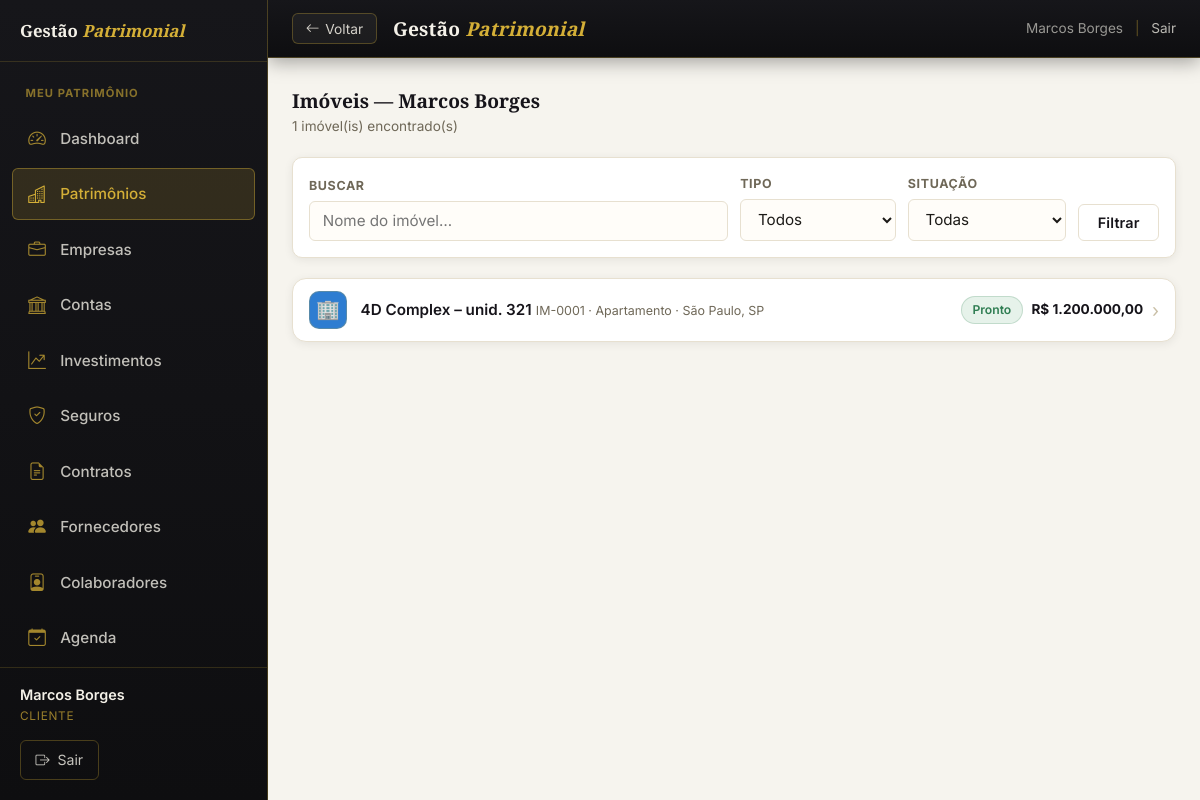
Page /imoveis (signed in) on the committed database.
### tables this page shows
CREATE TABLE IF NOT EXISTS clientes (
  id              INT AUTO_INCREMENT PRIMARY KEY,
  usuario_id      INT NULL,                           
  tipo_pessoa     ENUM('PF','PJ') NOT NULL DEFAULT 'PF',
  nome            VARCHAR(200) NOT NULL,              
  nome_completo   VARCHAR(200) NULL,                  
  apelido         VARCHAR(80)  NULL,
  cpf_cnpj        VARCHAR(18)  NOT NULL,
  rg              VARCHAR(20)  NULL,
  rg_orgao        VARCHAR(30)  NULL,
  rg_uf           VARCHAR(2)   NULL,
  data_nascimento DATE         NULL,
  naturalidade    VARCHAR(80)  NULL,
  nacionalidade   VARCHAR(60)  NULL DEFAULT 'Brasileira',
  estado_civil    ENUM('solteiro','casado','divorciado','viuvo','uniao_estavel','separado') NULL,
  regime_bens     ENUM('comunhao_parcial','comunhao_universal','separacao_total','participacao_final','nao_aplicavel') NULL,
  profissao       VARCHAR(80)  NULL,
  tipo_sanguineo  ENUM('A+','A-','B+','B-','AB+','AB-','O+','O-') NULL,
  nome_pai        VARCHAR(200) NULL,
  nome_mae        VARCHAR(200) NULL,
  cep             VARCHAR(9)   NULL,                  
  logradouro      VARCHAR(200) NULL,
  numero          VARCHAR(20)  NULL,
  complemento     VARCHAR(100) NULL,
  bairro          VARCHAR(100) NULL,
  cidade          VARCHAR(100) NULL,
  uf              VARCHAR(2)   NULL,
  email           VARCHAR(150) NULL,                  
  telefone        VARCHAR(20)  NULL,                  
  tem_testamento  TINYINT(1) NOT NULL DEFAULT 0,
  testamento_obs  TEXT         NULL,
  observacoes     TEXT         NULL,
  ativo           TINYINT(1) NOT NULL DEFAULT 1,
  criado_em       DATETIME NOT NULL DEFAULT CURRENT_TIMESTAMP,
  FOREIGN KEY (usuario_id) REFERENCES usuarios(id) ON DELETE SET NULL
);

CREATE TABLE IF NOT EXISTS imoveis (
  id                    INT AUTO_INCREMENT PRIMARY KEY,
  cliente_id            INT NOT NULL,
  condominio_id         INT NULL,

   
  codigo                VARCHAR(20)  NOT NULL,        
  nome_referencia       VARCHAR(200) NOT NULL,
  tipo                  ENUM('apartamento','casa','sala_comercial','terreno','galpao','loja','hotel','outro') NOT NULL,
  finalidade            ENUM('residencial','comercial','mista','locacao','investimento') NOT NULL,
  situacao              ENUM('pronto','em_construcao','na_planta') NOT NULL DEFAULT 'pronto',

   
  logradouro            VARCHAR(200) NULL,
  numero                VARCHAR(20)  NULL,
  complemento           VARCHAR(100) NULL,
  cep                   VARCHAR(10)  NULL,
  bairro                VARCHAR(100) NULL,
  cidade                VARCHAR(100) NULL,
  estado                CHAR(2)      NULL,
  link_maps             VARCHAR(800) NULL,            
  link_street_view      VARCHAR(800) NULL,            

   
  inscricao_municipal   VARCHAR(60)  NULL,            
  numero_matricula      VARCHAR(60)  NULL,
  cartorio              VARCHAR(180) NULL,
  site_cartorio         VARCHAR(255) NULL,            
  comarca               VARCHAR(120) NULL,
  livro                 VARCHAR(40)  NULL,
  folha                 VARCHAR(40)  NULL,
  data_matricula        DATE         NULL,

   
  data_aquisicao        DATE         NULL,
  forma_aquisicao       ENUM('compra','heranca','doacao','permuta','integralizacao','outro') NULL,
  percentual_participacao DECIMAL(5,2) NULL,          
  outros_proprietarios  VARCHAR(500) NULL,            

   
  area_privativa        DECIMAL(10,2) NULL,           
  area_total            DECIMAL(10,2) NULL,           
  area_construida       DECIMAL(10,2) NULL,           
  area_comum            DECIMAL(10,2) NULL,           
  area_terreno          DECIMAL(10,2) NULL,           
  quartos               INT          NULL,
  suites                INT          NULL,
  banheiros             INT          NULL,
  lavabos               INT          NULL,
  vagas_garagem         INT          NULL,
  andar                 INT          NULL,
  numero_unidade        VARCHAR(30)  NULL,
  face_solar            VARCHAR(30)  NULL,            
  posicao_imovel        VARCHAR(60)  NULL,            
  vista                 VARCHAR(120) NULL,

   
  valor_compra          DECIMAL(15,2) NULL,
  valor_entrada         DECIMAL(15,2) NULL,
  valor_financiamento   DECIMAL(15,2) NULL,
  banco_financiador     VARCHAR(150)  NULL,
  prazo_financiamento   INT           NULL,           
  taxa_juros_anual      DECIMAL(6,4)  NULL,           
  valor_mercado         DECIMAL(15,2) NULL,
  data_avaliacao_mercado DATE          NULL,
  valor_contabil        DECIMAL(15,2) NULL,           
  empresa_avaliadora    VARCHAR(180)  NULL,
  valor_m2              DECIMAL(15,2) NULL,           

   
  custo_condominio      DECIMAL(10,2) NULL,
  custo_iptu_mensal     DECIMAL(10,2) NULL,           
  custo_energia         DECIMAL(10,2) NULL,
  custo_agua            DECIMAL(10,2) NULL,
  custo_internet        DECIMAL(10,2) NULL,
  custo_seguro          DECIMAL(10,2) NULL,
  custo_outros          DECIMAL(10,2) NULL,

  foto_principal        VARCHAR(300) NULL,            
  observacoes           TEXT         NULL,
  ativo                 TINYINT(1) NOT NULL DEFAULT 1,
  criado_em             DATETIME NOT NULL DEFAULT CURRENT_TIMESTAMP,
  atualizado_em         DATETIME NOT NULL DEFAULT CURRENT_TIMESTAMP ON UPDATE CURRENT_TIMESTAMP,

  FOREIGN KEY (cliente_id)   REFERENCES clientes(id)    ON DELETE RESTRICT,
  FOREIGN KEY (condominio_id) REFERENCES condominios(id) ON DELETE SET NULL
);

### app/Views/imoveis/lista.php (the view, shortened to what the rows shown need)
<?php
require APP_ROOT . '/includes/header.php';
?>
<div class="container">
  <div style="display:flex;align-items:center;justify-content:space-between;margin-bottom:1.25rem;flex-wrap:wrap;gap:.75rem">
    <div>
      <h2 style="font-size:1.2rem;color:var(--cor-primaria)">Imóveis — <?= h($cli['nome']) ?></h2>
      <div style="font-size:.85rem;color:var(--cor-secundario)"><?= count($imoveis) ?> imóvel(is) encontrado(s)</div>
    </div>
  </div>
  <?php if ($imoveis): ?>
  <?php
    $tipo_visual = [
      'apartamento'    => ['🏢', '#2e7dd1'],
      'casa'           => ['🏠', '#1a7a45'],
      'terreno'        => ['🌳', '#b3700f'],
      'sala_comercial' => ['🏪', '#0d9488'],
      'galpao'         => ['🏭', '#475569'],
      'loja'           => ['🏬', '#9333ea'],
      'hotel'          => ['🏨', '#dc2626'],
      'outro'          => ['🏗️', 'var(--cor-secundario)'],
    ];
  ?>
  <div class="ios-list">
    <?php foreach ($imoveis as $im):
      [$ic, $cor] = $tipo_visual[$im['tipo']] ?? ['🏠', 'var(--cor-secundario)'];
      $local = trim(($im['cidade'] ?? '') . ($im['estado'] ? ', ' . $im['estado'] : ''));
    ?>
    <a href="<?= base_url('imoveis/ficha?id=' . $im['id']) ?>" class="ios-row">
      <span class="ios-icone" style="background:<?= $cor ?>">
        <?php if ($im['foto_principal']): ?><img src="<?= url_arquivo($im['foto_principal']) ?>" alt="" style="width:100%;height:100%;object-fit:cover;border-radius:10px"><?php else: ?><?= $ic ?><?php endif; ?>
      </span>
      <span class="ios-corpo">
        <span class="ios-titulo"><?= h($im['nome_referencia']) ?></span>
        <span class="ios-sub"><?= h($im['codigo']) ?> · <?= h(tipo_imovel_label($im['tipo'])) ?><?= $local ? ' · ' . h($local) : '' ?></span>
      </span>
      <span class="ios-dir">
        <span class="tag <?= $im['situacao']==='pronto' ? 'tag-verde' : 'tag-laranja' ?>"><?= situacao_label($im['situacao']) ?></span>
        <span class="ios-valor"><?= $im['valor_mercado'] ? moeda((float)$im['valor_mercado']) : '—' ?></span>
        <span class="ios-chevron">›</span>
      </span>
    </a>
    <?php endforeach; ?>
  </div>
  <?php endif; ?>
</div>
<?php require APP_ROOT . '/includes/footer.php'; ?>

### includes/header.php (shortened to what the rows shown need)
<?php
require_once __DIR__ . '/db.php';
require_once __DIR__ . '/auth.php';
require_once __DIR__ . '/functions.php';
$usuario = usuario_logado();
$cliente_sel = cliente_selecionado();
?>
<!DOCTYPE html>
<html lang="pt-BR">
<head>
  <link rel="stylesheet" href="https://cdn.jsdelivr.net/npm/bootstrap-icons@1.11.3/font/bootstrap-icons.min.css">
  <?php $css_ver = @filemtime(__DIR__ . '/../assets/css/style.css') ?: time(); ?>
  <link rel="stylesheet" href="<?= base_url('assets/css/style.css') ?>?v=<?= $css_ver ?>">
</head>
<body>
<?php
if ($usuario):
  $rota_atual = trim($_GET['url'] ?? '', '/');
  $eh_admin   = $usuario['nivel'] === 'admin';
?>
<header class="topo">
  <button type="button" class="topo-voltar"
          onclick="history.length > 1 ? history.back() : location.href='<?= base_url($eh_admin ? 'gestao-geral' : 'dashboard') ?>'"
          aria-label="Voltar">
    <i class="bi bi-arrow-left"></i><span>Voltar</span>
  </button>
  <div class="topo-logo">Gestão <span>Patrimonial</span></div>
  <div class="topo-usuario">
    <?= h($usuario['nome']) ?>
    <span class="topo-sep">|</span>
    <a href="<?= base_url('logout') ?>">Sair</a>
  </div>
</header>
<aside class="menu-lateral" id="menu-lateral" aria-hidden="true">
  <div class="menu-lateral-topo">
    <span class="menu-lateral-marca">Gestão <span>Patrimonial</span></span>
  </div>
  <nav class="menu-nav">
    <?php
    if ($eh_admin) {
      $grupos = [
        ['Geral', [
          ['gestao-geral', 'Gestão Geral', 'bi-columns-gap',    true],
          ['clientes',     'Clientes',     'bi-people',         true],
          ['agenda',       'Agenda',       'bi-calendar-check', true],
        ]],
      ];
      if ($cliente_sel) {
        $grupos[] = [$cliente_sel['nome'], [
          ['dashboard',  'Dashboard',   'bi-speedometer2', true],
          ['patrimonio', 'Patrimônios', 'bi-buildings',    true],
          ['empresas',   'Empresas',    'bi-briefcase',    true],
          ['contas',     'Contas',      'bi-bank',         true],
          ['investimentos','Investimentos','bi-graph-up-arrow', true],
          ['seguros',    'Seguros',     'bi-shield-check', true],
          ['contratos',  'Contratos',   'bi-file-earmark-text', true],
          ['fornecedores','Fornecedores','bi-people-fill',  true],
          ['colaboradores','Colaboradores','bi-person-badge', true],
        ]];
      }
    } else {
      $grupos = [
        ['Meu patrimônio', [
          ['dashboard',  'Dashboard',   'bi-speedometer2',   true],
          ['patrimonio', 'Patrimônios', 'bi-buildings',      true],
          ['empresas',   'Empresas',    'bi-briefcase',      true],
          ['contas',     'Contas',      'bi-bank',           true],
          ['investimentos','Investimentos','bi-graph-up-arrow', true],
          ['seguros',    'Seguros',     'bi-shield-check',   true],
          ['contratos',  'Contratos',   'bi-file-earmark-text', true],
          ['fornecedores','Fornecedores','bi-people-fill',    true],
          ['colaboradores','Colaboradores','bi-person-badge', true],
          ['agenda',     'Agenda',      'bi-calendar-check', true],
        ]],
      ];
    }
    foreach ($grupos as [$titulo, $itens]):
    ?>
      <div class="menu-grupo-tit"><?= h($titulo) ?></div>
      <?php foreach ($itens as [$rota, $rotulo, $icone, $mostrar]):
        $ativo = ($rota_atual === $rota || str_starts_with($rota_atual, $rota . '/')) ? ' ativo' : '';
        if ($rota === 'patrimonio' && preg_match('#^(imoveis|veiculos|outros)#', $rota_atual)) $ativo = ' ativo';
      ?>
        <a class="menu-item<?= $ativo ?>" href="<?= base_url($rota) ?>">
          <i class="bi <?= $icone ?>"></i><span><?= h($rotulo) ?></span>
        </a>
      <?php endforeach; ?>
    <?php endforeach; ?>
  </nav>
  <div class="menu-lateral-rodape">
    <div class="menu-user">
      <div class="menu-user-nome"><?= h($usuario['nome']) ?></div>
      <div class="menu-user-nivel"><?= $eh_admin ? 'Administrador' : 'Cliente' ?></div>
    </div>
    <a class="menu-sair" href="<?= base_url('logout') ?>">
      <i class="bi bi-box-arrow-right"></i> Sair
    </a>
  </div>
</aside>
<?php endif; ?>

### rows in the picture
clientes: nome "Marcos Borges"
imoveis: ic "🏢", nome_referencia "4D Complex – unid. 321", codigo "IM-0001", tipo "Apartamento", local "São Paulo, SP", situacao "Pronto", valor_mercado "R$ 1.200.000,00"

### other values in the picture
$titulo "MEU PATRIMÔNIO"
$rotulo "Dashboard"
$rotulo "Patrimônios"
$rotulo "Empresas"
$rotulo "Contas"
$rotulo "Investimentos"
$rotulo "Seguros"
$rotulo "Contratos"
$rotulo "Fornecedores"
$rotulo "Colaboradores"
$rotulo "Agenda"
count($imoveis) "1"
